Frame 1 (no input): blank canvas, image omitted
Frame 60 (no input): blank canvas, image omitted
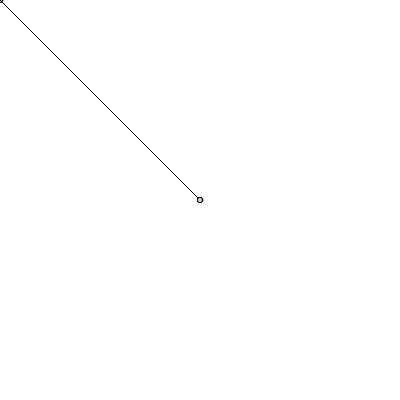
Frame 120 (the mouse pressed at the canvas centre since frame 60)

The p5.js sketch whose frames 1 and 60 were blank and that drew this single picture after the mouse press (run headless with seeded random() and noise() and a simulated clock; from frame 60 on, the mouse is pressed at the canvas centre):

// p5.js sketch
// ── sketch.js
function setup() {
    createCanvas(400, 400);
  }
  // FIRST EXAMPLE (chasing the mouse):
  function draw() {
    //background(220);
    print(mouseX+","+mouseY)
    circle(mouseX,mouseY,5)
    line(mouseX, mouseY, pmouseX, pmouseY)
  }
